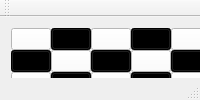
<?xml version="1.0" encoding="UTF-8"?>
<ui version="4.0">
 <class>MainWindow</class>
 <widget class="QMainWindow" name="MainWindow">
  <property name="windowTitle">
   <string>MainWindow</string>
  </property>
  <widget class="QWidget" name="centralWidget">
   <widget class="QWidget" name="gridLayoutWidget">
    <property name="geometry">
     <rect>
      <x>0</x>
      <y>0</y>
      <width>644</width>
      <height>541</height>
     </rect>
    </property>
    <layout class="QGridLayout" name="button_grid">
     <property name="sizeConstraint">
      <enum>QLayout::SetFixedSize</enum>
     </property>
     <property name="spacing">
      <number>0</number>
     </property>
     <item row="7" column="0">
      <widget class="QPushButton" name="button_07">
       <property name="styleSheet">
        <string notr="true">background-color: rgb(0, 0, 0);</string>
       </property>
       <property name="text">
        <string/>
       </property>
       <property name="icon">
        <iconset resource="res.qrc">
         <normaloff>:/res/white_rook.png</normaloff>:/res/white_rook.png</iconset>
       </property>
      </widget>
     </item>
     <item row="2" column="3">
      <widget class="QPushButton" name="button_32">
       <property name="styleSheet">
        <string notr="true">background-color: rgb(0, 0, 0);</string>
       </property>
       <property name="text">
        <string/>
       </property>
      </widget>
     </item>
     <item row="7" column="6">
      <widget class="QPushButton" name="button_67">
       <property name="styleSheet">
        <string notr="true">background-color: rgb(0, 0, 0);</string>
       </property>
       <property name="text">
        <string/>
       </property>
       <property name="icon">
        <iconset resource="res.qrc">
         <normaloff>:/res/white_knight.png</normaloff>:/res/white_knight.png</iconset>
       </property>
      </widget>
     </item>
     <item row="3" column="6">
      <widget class="QPushButton" name="button_63">
       <property name="styleSheet">
        <string notr="true">background-color: rgb(0, 0, 0);</string>
       </property>
       <property name="text">
        <string/>
       </property>
      </widget>
     </item>
     <item row="3" column="7">
      <widget class="QPushButton" name="button_73">
       <property name="styleSheet">
        <string notr="true">background-color: rgb(255, 255, 255)</string>
       </property>
       <property name="text">
        <string/>
       </property>
      </widget>
     </item>
     <item row="4" column="1">
      <widget class="QPushButton" name="button_14">
       <property name="styleSheet">
        <string notr="true">background-color: rgb(0, 0, 0);</string>
       </property>
       <property name="text">
        <string/>
       </property>
      </widget>
     </item>
     <item row="7" column="2">
      <widget class="QPushButton" name="button_27">
       <property name="styleSheet">
        <string notr="true">background-color: rgb(0, 0, 0);</string>
       </property>
       <property name="text">
        <string/>
       </property>
       <property name="icon">
        <iconset resource="res.qrc">
         <normaloff>:/res/white_bishop.png</normaloff>:/res/white_bishop.png</iconset>
       </property>
      </widget>
     </item>
     <item row="5" column="1">
      <widget class="QPushButton" name="button_15">
       <property name="styleSheet">
        <string notr="true">background-color: rgb(255, 255, 255)</string>
       </property>
       <property name="text">
        <string/>
       </property>
      </widget>
     </item>
     <item row="6" column="1">
      <widget class="QPushButton" name="button_16">
       <property name="styleSheet">
        <string notr="true">background-color: rgb(0, 0, 0);</string>
       </property>
       <property name="text">
        <string/>
       </property>
       <property name="icon">
        <iconset resource="res.qrc">
         <normaloff>:/res/white_pawn.png</normaloff>:/res/white_pawn.png</iconset>
       </property>
      </widget>
     </item>
     <item row="7" column="1">
      <widget class="QPushButton" name="button_17">
       <property name="styleSheet">
        <string notr="true">background-color: rgb(255, 255, 255)</string>
       </property>
       <property name="text">
        <string/>
       </property>
       <property name="icon">
        <iconset resource="res.qrc">
         <normaloff>:/res/white_knight.png</normaloff>:/res/white_knight.png</iconset>
       </property>
      </widget>
     </item>
     <item row="7" column="5">
      <widget class="QPushButton" name="button_57">
       <property name="styleSheet">
        <string notr="true">background-color: rgb(255, 255, 255)</string>
       </property>
       <property name="text">
        <string/>
       </property>
       <property name="icon">
        <iconset resource="res.qrc">
         <normaloff>:/res/white_bishop.png</normaloff>:/res/white_bishop.png</iconset>
       </property>
      </widget>
     </item>
     <item row="7" column="4">
      <widget class="QPushButton" name="button_47">
       <property name="styleSheet">
        <string notr="true">background-color: rgb(0, 0, 0);</string>
       </property>
       <property name="text">
        <string/>
       </property>
       <property name="icon">
        <iconset resource="res.qrc">
         <normaloff>:/res/white_king.png</normaloff>:/res/white_king.png</iconset>
       </property>
      </widget>
     </item>
     <item row="2" column="4">
      <widget class="QPushButton" name="button_42">
       <property name="styleSheet">
        <string notr="true">background-color: rgb(255, 255, 255)</string>
       </property>
       <property name="text">
        <string/>
       </property>
      </widget>
     </item>
     <item row="2" column="5">
      <widget class="QPushButton" name="button_52">
       <property name="styleSheet">
        <string notr="true">background-color: rgb(0, 0, 0);</string>
       </property>
       <property name="text">
        <string/>
       </property>
      </widget>
     </item>
     <item row="3" column="1">
      <widget class="QPushButton" name="button_13">
       <property name="styleSheet">
        <string notr="true">background-color: rgb(255, 255, 255)</string>
       </property>
       <property name="text">
        <string/>
       </property>
      </widget>
     </item>
     <item row="2" column="7">
      <widget class="QPushButton" name="button_72">
       <property name="styleSheet">
        <string notr="true">background-color: rgb(0, 0, 0);</string>
       </property>
       <property name="text">
        <string/>
       </property>
      </widget>
     </item>
     <item row="3" column="2">
      <widget class="QPushButton" name="button_23">
       <property name="styleSheet">
        <string notr="true">background-color: rgb(0, 0, 0);</string>
       </property>
       <property name="text">
        <string/>
       </property>
      </widget>
     </item>
     <item row="4" column="5">
      <widget class="QPushButton" name="button_54">
       <property name="styleSheet">
        <string notr="true">background-color: rgb(0, 0, 0);</string>
       </property>
       <property name="text">
        <string/>
       </property>
      </widget>
     </item>
     <item row="4" column="3">
      <widget class="QPushButton" name="button_34">
       <property name="styleSheet">
        <string notr="true">background-color: rgb(0, 0, 0);</string>
       </property>
       <property name="text">
        <string/>
       </property>
      </widget>
     </item>
     <item row="4" column="6">
      <widget class="QPushButton" name="button_64">
       <property name="styleSheet">
        <string notr="true">background-color: rgb(255, 255, 255)</string>
       </property>
       <property name="text">
        <string/>
       </property>
      </widget>
     </item>
     <item row="4" column="4">
      <widget class="QPushButton" name="button_44">
       <property name="styleSheet">
        <string notr="true">background-color: rgb(255, 255, 255)</string>
       </property>
       <property name="text">
        <string/>
       </property>
      </widget>
     </item>
     <item row="5" column="6">
      <widget class="QPushButton" name="button_65">
       <property name="styleSheet">
        <string notr="true">background-color: rgb(0, 0, 0);</string>
       </property>
       <property name="text">
        <string/>
       </property>
      </widget>
     </item>
     <item row="6" column="6">
      <widget class="QPushButton" name="button_66">
       <property name="styleSheet">
        <string notr="true">background-color: rgb(255, 255, 255)</string>
       </property>
       <property name="text">
        <string/>
       </property>
       <property name="icon">
        <iconset resource="res.qrc">
         <normaloff>:/res/white_pawn.png</normaloff>:/res/white_pawn.png</iconset>
       </property>
      </widget>
     </item>
     <item row="7" column="7">
      <widget class="QPushButton" name="button_77">
       <property name="styleSheet">
        <string notr="true">background-color: rgb(255, 255, 255)</string>
       </property>
       <property name="text">
        <string/>
       </property>
       <property name="icon">
        <iconset resource="res.qrc">
         <normaloff>:/res/white_rook.png</normaloff>:/res/white_rook.png</iconset>
       </property>
      </widget>
     </item>
     <item row="6" column="7">
      <widget class="QPushButton" name="button_76">
       <property name="styleSheet">
        <string notr="true">background-color: rgb(0, 0, 0);</string>
       </property>
       <property name="text">
        <string/>
       </property>
       <property name="icon">
        <iconset resource="res.qrc">
         <normaloff>:/res/white_pawn.png</normaloff>:/res/white_pawn.png</iconset>
       </property>
      </widget>
     </item>
     <item row="5" column="7">
      <widget class="QPushButton" name="button_75">
       <property name="styleSheet">
        <string notr="true">background-color: rgb(255, 255, 255)</string>
       </property>
       <property name="text">
        <string/>
       </property>
      </widget>
     </item>
     <item row="3" column="0">
      <widget class="QPushButton" name="button_03">
       <property name="styleSheet">
        <string notr="true">background-color: rgb(0, 0, 0);</string>
       </property>
       <property name="text">
        <string/>
       </property>
      </widget>
     </item>
     <item row="2" column="0">
      <widget class="QPushButton" name="button_02">
       <property name="styleSheet">
        <string notr="true">background-color: rgb(255, 255, 255)</string>
       </property>
       <property name="text">
        <string/>
       </property>
      </widget>
     </item>
     <item row="6" column="0">
      <widget class="QPushButton" name="button_06">
       <property name="styleSheet">
        <string notr="true">background-color: rgb(255, 255, 255)</string>
       </property>
       <property name="text">
        <string/>
       </property>
       <property name="icon">
        <iconset resource="res.qrc">
         <normaloff>:/res/white_pawn.png</normaloff>:/res/white_pawn.png</iconset>
       </property>
      </widget>
     </item>
     <item row="5" column="0">
      <widget class="QPushButton" name="button_05">
       <property name="styleSheet">
        <string notr="true">background-color: rgb(0, 0, 0);</string>
       </property>
       <property name="text">
        <string/>
       </property>
      </widget>
     </item>
     <item row="0" column="3">
      <widget class="QPushButton" name="button_30">
       <property name="styleSheet">
        <string notr="true">background-color: rgb(0, 0, 0);</string>
       </property>
       <property name="text">
        <string/>
       </property>
       <property name="icon">
        <iconset resource="res.qrc">
         <normaloff>:/res/black_queen.png</normaloff>:/res/black_queen.png</iconset>
       </property>
      </widget>
     </item>
     <item row="0" column="5">
      <widget class="QPushButton" name="button_50">
       <property name="styleSheet">
        <string notr="true">background-color: rgb(0, 0, 0);</string>
       </property>
       <property name="text">
        <string/>
       </property>
       <property name="icon">
        <iconset resource="res.qrc">
         <normaloff>:/res/black_bishop.png</normaloff>:/res/black_bishop.png</iconset>
       </property>
      </widget>
     </item>
     <item row="0" column="4">
      <widget class="QPushButton" name="button_40">
       <property name="styleSheet">
        <string notr="true">background-color: rgb(255, 255, 255)</string>
       </property>
       <property name="text">
        <string/>
       </property>
       <property name="icon">
        <iconset resource="res.qrc">
         <normaloff>:/res/black_king.png</normaloff>:/res/black_king.png</iconset>
       </property>
      </widget>
     </item>
     <item row="0" column="6">
      <widget class="QPushButton" name="button_60">
       <property name="styleSheet">
        <string notr="true">background-color: rgb(255, 255, 255)</string>
       </property>
       <property name="text">
        <string/>
       </property>
       <property name="icon">
        <iconset resource="res.qrc">
         <normaloff>:/res/black_knight.png</normaloff>:/res/black_knight.png</iconset>
       </property>
      </widget>
     </item>
     <item row="6" column="3">
      <widget class="QPushButton" name="button_36">
       <property name="styleSheet">
        <string notr="true">background-color: rgb(0, 0, 0);</string>
       </property>
       <property name="text">
        <string/>
       </property>
       <property name="icon">
        <iconset resource="res.qrc">
         <normaloff>:/res/white_pawn.png</normaloff>:/res/white_pawn.png</iconset>
       </property>
      </widget>
     </item>
     <item row="0" column="7">
      <widget class="QPushButton" name="button_70">
       <property name="styleSheet">
        <string notr="true">background-color: rgb(0, 0, 0);</string>
       </property>
       <property name="text">
        <string/>
       </property>
       <property name="icon">
        <iconset resource="res.qrc">
         <normaloff>:/res/black_rook.png</normaloff>:/res/black_rook.png</iconset>
       </property>
      </widget>
     </item>
     <item row="4" column="7">
      <widget class="QPushButton" name="button_74">
       <property name="styleSheet">
        <string notr="true">background-color: rgb(0, 0, 0);</string>
       </property>
       <property name="text">
        <string/>
       </property>
      </widget>
     </item>
     <item row="0" column="2">
      <widget class="QPushButton" name="button_20">
       <property name="styleSheet">
        <string notr="true">background-color: rgb(255, 255, 255)</string>
       </property>
       <property name="text">
        <string/>
       </property>
       <property name="icon">
        <iconset resource="res.qrc">
         <normaloff>:/res/black_bishop.png</normaloff>:/res/black_bishop.png</iconset>
       </property>
      </widget>
     </item>
     <item row="5" column="3">
      <widget class="QPushButton" name="button_35">
       <property name="styleSheet">
        <string notr="true">background-color: rgb(255, 255, 255)</string>
       </property>
       <property name="text">
        <string/>
       </property>
      </widget>
     </item>
     <item row="5" column="4">
      <widget class="QPushButton" name="button_45">
       <property name="styleSheet">
        <string notr="true">background-color: rgb(0, 0, 0);</string>
       </property>
       <property name="text">
        <string/>
       </property>
      </widget>
     </item>
     <item row="6" column="4">
      <widget class="QPushButton" name="button_46">
       <property name="styleSheet">
        <string notr="true">background-color: rgb(255, 255, 255)</string>
       </property>
       <property name="text">
        <string/>
       </property>
       <property name="icon">
        <iconset resource="res.qrc">
         <normaloff>:/res/white_pawn.png</normaloff>:/res/white_pawn.png</iconset>
       </property>
      </widget>
     </item>
     <item row="7" column="3">
      <widget class="QPushButton" name="button_37">
       <property name="styleSheet">
        <string notr="true">background-color: rgb(255, 255, 255)</string>
       </property>
       <property name="text">
        <string/>
       </property>
       <property name="icon">
        <iconset resource="res.qrc">
         <normaloff>:/res/white_queen.png</normaloff>:/res/white_queen.png</iconset>
       </property>
      </widget>
     </item>
     <item row="6" column="5">
      <widget class="QPushButton" name="button_56">
       <property name="styleSheet">
        <string notr="true">background-color: rgb(0, 0, 0);</string>
       </property>
       <property name="text">
        <string/>
       </property>
       <property name="icon">
        <iconset resource="res.qrc">
         <normaloff>:/res/white_pawn.png</normaloff>:/res/white_pawn.png</iconset>
       </property>
      </widget>
     </item>
     <item row="5" column="5">
      <widget class="QPushButton" name="button_55">
       <property name="styleSheet">
        <string notr="true">background-color: rgb(255, 255, 255)</string>
       </property>
       <property name="text">
        <string/>
       </property>
      </widget>
     </item>
     <item row="2" column="1">
      <widget class="QPushButton" name="button_12">
       <property name="styleSheet">
        <string notr="true">background-color: rgb(0, 0, 0);</string>
       </property>
       <property name="text">
        <string/>
       </property>
      </widget>
     </item>
     <item row="2" column="2">
      <widget class="QPushButton" name="button_22">
       <property name="styleSheet">
        <string notr="true">background-color: rgb(255, 255, 255)</string>
       </property>
       <property name="text">
        <string/>
       </property>
      </widget>
     </item>
     <item row="5" column="2">
      <widget class="QPushButton" name="button_25">
       <property name="styleSheet">
        <string notr="true">background-color: rgb(0, 0, 0);</string>
       </property>
       <property name="text">
        <string/>
       </property>
      </widget>
     </item>
     <item row="2" column="6">
      <widget class="QPushButton" name="button_62">
       <property name="styleSheet">
        <string notr="true">background-color: rgb(255, 255, 255)</string>
       </property>
       <property name="text">
        <string/>
       </property>
      </widget>
     </item>
     <item row="3" column="3">
      <widget class="QPushButton" name="button_33">
       <property name="styleSheet">
        <string notr="true">background-color: rgb(255, 255, 255)</string>
       </property>
       <property name="text">
        <string/>
       </property>
      </widget>
     </item>
     <item row="3" column="4">
      <widget class="QPushButton" name="button_43">
       <property name="styleSheet">
        <string notr="true">background-color: rgb(0, 0, 0);</string>
       </property>
       <property name="text">
        <string/>
       </property>
      </widget>
     </item>
     <item row="6" column="2">
      <widget class="QPushButton" name="button_26">
       <property name="styleSheet">
        <string notr="true">background-color: rgb(255, 255, 255)</string>
       </property>
       <property name="text">
        <string/>
       </property>
       <property name="icon">
        <iconset resource="res.qrc">
         <normaloff>:/res/white_pawn.png</normaloff>:/res/white_pawn.png</iconset>
       </property>
      </widget>
     </item>
     <item row="4" column="2">
      <widget class="QPushButton" name="button_24">
       <property name="styleSheet">
        <string notr="true">background-color: rgb(255, 255, 255)</string>
       </property>
       <property name="text">
        <string/>
       </property>
      </widget>
     </item>
     <item row="3" column="5">
      <widget class="QPushButton" name="button_53">
       <property name="styleSheet">
        <string notr="true">background-color: rgb(255, 255, 255)</string>
       </property>
       <property name="text">
        <string/>
       </property>
      </widget>
     </item>
     <item row="0" column="0">
      <widget class="QPushButton" name="button_00">
       <property name="palette">
        <palette>
         <active>
          <colorrole role="Button">
           <brush brushstyle="SolidPattern">
            <color alpha="255">
             <red>255</red>
             <green>255</green>
             <blue>255</blue>
            </color>
           </brush>
          </colorrole>
          <colorrole role="Base">
           <brush brushstyle="SolidPattern">
            <color alpha="255">
             <red>255</red>
             <green>255</green>
             <blue>255</blue>
            </color>
           </brush>
          </colorrole>
          <colorrole role="Window">
           <brush brushstyle="SolidPattern">
            <color alpha="255">
             <red>255</red>
             <green>255</green>
             <blue>255</blue>
            </color>
           </brush>
          </colorrole>
         </active>
         <inactive>
          <colorrole role="Button">
           <brush brushstyle="SolidPattern">
            <color alpha="255">
             <red>255</red>
             <green>255</green>
             <blue>255</blue>
            </color>
           </brush>
          </colorrole>
          <colorrole role="Base">
           <brush brushstyle="SolidPattern">
            <color alpha="255">
             <red>255</red>
             <green>255</green>
             <blue>255</blue>
            </color>
           </brush>
          </colorrole>
          <colorrole role="Window">
           <brush brushstyle="SolidPattern">
            <color alpha="255">
             <red>255</red>
             <green>255</green>
             <blue>255</blue>
            </color>
           </brush>
          </colorrole>
         </inactive>
         <disabled>
          <colorrole role="Button">
           <brush brushstyle="SolidPattern">
            <color alpha="255">
             <red>255</red>
             <green>255</green>
             <blue>255</blue>
            </color>
           </brush>
          </colorrole>
          <colorrole role="Base">
           <brush brushstyle="SolidPattern">
            <color alpha="255">
             <red>255</red>
             <green>255</green>
             <blue>255</blue>
            </color>
           </brush>
          </colorrole>
          <colorrole role="Window">
           <brush brushstyle="SolidPattern">
            <color alpha="255">
             <red>255</red>
             <green>255</green>
             <blue>255</blue>
            </color>
           </brush>
          </colorrole>
         </disabled>
        </palette>
       </property>
       <property name="autoFillBackground">
        <bool>false</bool>
       </property>
       <property name="styleSheet">
        <string notr="true">background-color: rgb(255, 255, 255);</string>
       </property>
       <property name="text">
        <string/>
       </property>
       <property name="icon">
        <iconset resource="res.qrc">
         <normaloff>:/res/black_rook.png</normaloff>:/res/black_rook.png</iconset>
       </property>
      </widget>
     </item>
     <item row="4" column="0">
      <widget class="QPushButton" name="button_04">
       <property name="styleSheet">
        <string notr="true">background-color: rgb(255, 255, 255)</string>
       </property>
       <property name="text">
        <string/>
       </property>
      </widget>
     </item>
     <item row="0" column="1">
      <widget class="QPushButton" name="button_10">
       <property name="styleSheet">
        <string notr="true">background-color: rgb(0, 0, 0);</string>
       </property>
       <property name="text">
        <string/>
       </property>
       <property name="icon">
        <iconset resource="res.qrc">
         <normaloff>:/res/black_knight.png</normaloff>:/res/black_knight.png</iconset>
       </property>
      </widget>
     </item>
     <item row="1" column="7">
      <widget class="QPushButton" name="button_71">
       <property name="styleSheet">
        <string notr="true">background-color: rgb(255, 255, 255)</string>
       </property>
       <property name="text">
        <string/>
       </property>
       <property name="icon">
        <iconset resource="res.qrc">
         <normaloff>:/res/black_pawn.png</normaloff>:/res/black_pawn.png</iconset>
       </property>
      </widget>
     </item>
     <item row="1" column="6">
      <widget class="QPushButton" name="button_61">
       <property name="styleSheet">
        <string notr="true">background-color: rgb(0, 0, 0);</string>
       </property>
       <property name="text">
        <string/>
       </property>
       <property name="icon">
        <iconset resource="res.qrc">
         <normaloff>:/res/black_pawn.png</normaloff>:/res/black_pawn.png</iconset>
       </property>
      </widget>
     </item>
     <item row="1" column="5">
      <widget class="QPushButton" name="button_51">
       <property name="styleSheet">
        <string notr="true">background-color: rgb(255, 255, 255)</string>
       </property>
       <property name="text">
        <string/>
       </property>
       <property name="icon">
        <iconset resource="res.qrc">
         <normaloff>:/res/black_pawn.png</normaloff>:/res/black_pawn.png</iconset>
       </property>
      </widget>
     </item>
     <item row="1" column="4">
      <widget class="QPushButton" name="button_41">
       <property name="styleSheet">
        <string notr="true">background-color: rgb(0, 0, 0);</string>
       </property>
       <property name="text">
        <string/>
       </property>
       <property name="icon">
        <iconset resource="res.qrc">
         <normaloff>:/res/black_pawn.png</normaloff>:/res/black_pawn.png</iconset>
       </property>
      </widget>
     </item>
     <item row="1" column="3">
      <widget class="QPushButton" name="button_31">
       <property name="styleSheet">
        <string notr="true">background-color: rgb(255, 255, 255)</string>
       </property>
       <property name="text">
        <string/>
       </property>
       <property name="icon">
        <iconset resource="res.qrc">
         <normaloff>:/res/black_pawn.png</normaloff>:/res/black_pawn.png</iconset>
       </property>
      </widget>
     </item>
     <item row="1" column="2">
      <widget class="QPushButton" name="button_21">
       <property name="styleSheet">
        <string notr="true">background-color: rgb(0, 0, 0);</string>
       </property>
       <property name="text">
        <string/>
       </property>
       <property name="icon">
        <iconset resource="res.qrc">
         <normaloff>:/res/black_pawn.png</normaloff>:/res/black_pawn.png</iconset>
       </property>
      </widget>
     </item>
     <item row="1" column="1">
      <widget class="QPushButton" name="button_11">
       <property name="styleSheet">
        <string notr="true">background-color: rgb(255, 255, 255)</string>
       </property>
       <property name="text">
        <string/>
       </property>
       <property name="icon">
        <iconset resource="res.qrc">
         <normaloff>:/res/black_pawn.png</normaloff>:/res/black_pawn.png</iconset>
       </property>
      </widget>
     </item>
     <item row="1" column="0">
      <widget class="QPushButton" name="button_01">
       <property name="styleSheet">
        <string notr="true">background-color: rgb(0, 0, 0);</string>
       </property>
       <property name="text">
        <string/>
       </property>
       <property name="icon">
        <iconset resource="res.qrc">
         <normaloff>:/res/black_pawn.png</normaloff>:/res/black_pawn.png</iconset>
       </property>
      </widget>
     </item>
    </layout>
   </widget>
  </widget>
  <widget class="QMenuBar" name="menuBar">
   <property name="geometry">
    <rect>
     <x>0</x>
     <y>0</y>
     <width>666</width>
     <height>21</height>
    </rect>
   </property>
  </widget>
  <widget class="QToolBar" name="mainToolBar">
   <attribute name="toolBarArea">
    <enum>TopToolBarArea</enum>
   </attribute>
   <attribute name="toolBarBreak">
    <bool>false</bool>
   </attribute>
  </widget>
  <widget class="QStatusBar" name="statusBar"/>
 </widget>
 <layoutdefault spacing="6" margin="11"/>
 <resources>
  <include location="res.qrc"/>
 </resources>
 <connections/>
</ui>
